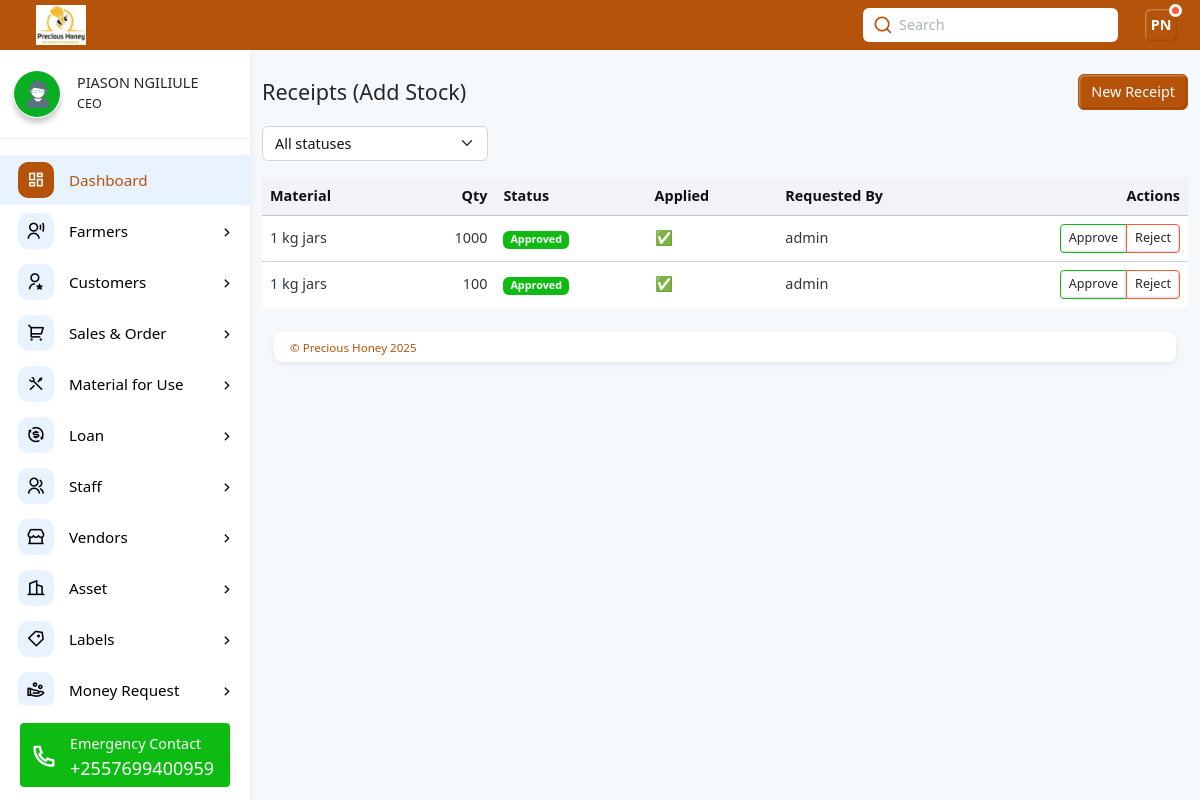
The page /materials/receipts/ (signed in) on the database its author committed.
### web/models.py (models this page shows, shortened)
class Staff(models.Model):
    user = models.OneToOneField(MyUser, on_delete=models.CASCADE)  # badala ya ForeignKey
    first_name = models.CharField(max_length=100)
    middle_name = models.CharField(max_length=100, blank=True, null=True)
    last_name = models.CharField(max_length=100)
    gender = models.CharField(max_length=10, choices=[('male', 'Male'), ('female', 'Female')])
    village = models.CharField(max_length=100)
    ward = models.CharField(max_length=100)
    district = models.CharField(max_length=100)
    region = models.CharField(max_length=100)
    designation = models.CharField(max_length=100)
    mobile_number = models.CharField(max_length=15)
    nin_number = models.CharField(max_length=20, blank=True, null=True)
    postal_code = models.CharField(max_length=10, blank=True, null=True)
    email = models.EmailField(unique=True)
    username = models.CharField(max_length=100, unique=True)
    profile_picture = models.FileField(upload_to="home/", blank=True, null=True, help_text="Optional")
    date_joined = models.DateTimeField(auto_now_add=True, null=True)
    def initials(self):
        return f"{self.first_name[0].upper()}{self.last_name[0].upper()}"

class BaseFlow(models.Model):
    STATUS_CHOICES = [
        ("pending", "Pending"),
        ("approved", "Approved"),
        ("rejected", "Rejected"),
    ]
    material = models.ForeignKey(Material, on_delete=models.PROTECT, related_name="%(class)ss")
    quantity = models.PositiveIntegerField()
    status = models.CharField(max_length=10, choices=STATUS_CHOICES, default="pending")
    note = models.TextField(blank=True, null=True)
    requested_by = models.ForeignKey(User, null=True, blank=True, on_delete=models.SET_NULL, related_name="%(class)s_requests")
    decided_by = models.ForeignKey(User, null=True, blank=True, on_delete=models.SET_NULL, related_name="%(class)s_decisions")
    applied = models.BooleanField(default=False, editable=False)  # has stock mutation been applied?
    created_at = models.DateTimeField(auto_now_add=True)
    decided_at = models.DateTimeField(blank=True, null=True)
    class Meta:
        abstract = True
        ordering = ["-created_at"]

class MaterialReceipt(BaseFlow):
    """
    Increases stock when approved.
    """

class Material(models.Model):
    name = models.CharField(max_length=80, unique=True)
    unit = models.CharField(max_length=10, choices=UNIT_CHOICES, default="pcs")
    stock = models.PositiveIntegerField(default=0, help_text="Current stock in pieces")
    is_active = models.BooleanField(default=True)
    created_at = models.DateTimeField(auto_now_add=True)
    class Meta:
        ordering = ["name"]
        indexes = [models.Index(fields=["name"]), models.Index(fields=["is_active"])]

class MyUser(AbstractBaseUser):
    email=models.EmailField(verbose_name="email", max_length=100, unique=True)
    username=models.CharField(verbose_name="user name", max_length=100, unique=True)
    date_joined=models.DateTimeField(verbose_name="date joined", auto_now_add=True)
    last_login=models.DateTimeField(verbose_name="last login", auto_now=True)
    is_admin=models.BooleanField(default=False)
    is_active=models.BooleanField(default=True)
    is_staff=models.BooleanField(default=True)
    is_superuser=models.BooleanField(default=False)
    hide_email = models.BooleanField(default=True)
    USERNAME_FIELD="email"
    REQUIRED_FIELDS=['username']
    objects=MyUserManager()
    def __str__(self):
        return self.username

### web/views.py (the view)
# urls.py: path("materials/receipts/", views.receipt_list, name="receipt_list"),
@login_required(login_url="signin")
def receipt_list(request):
    staff = get_object_or_404(Staff, email=request.user.email, username=request.user.username)
    staff = Staff.objects.get(user=request.user)
    initials = staff.initials()  # piga method ya initials
    qs = MaterialReceipt.objects.select_related("material").all()
    status = request.GET.get("status")
    if status in {"pending", "approved", "rejected"}:
        qs = qs.filter(status=status)
    page_obj = Paginator(qs, 20).get_page(request.GET.get("page"))
    context = {
        "page_obj": page_obj,
        "status": status,
        "designation": staff.designation,
        "first_name": staff.first_name,
        "last_name": staff.last_name,
        "profile_picture": staff.profile_picture,
        "initials": initials,
    }
    return render(request, "web/receipt_list.html", context)

### web/templates/web/receipt_list.html (shortened to what this page needs)
{% extends "web/base.html" %}
{% block content %}
<div class="container mt-4">
  <div class="d-flex align-items-center gap-2 mb-3">
    <h4 class="mb-0">Receipts (Add Stock)</h4>
    <a href="{% url 'receipt_create' %}" class="btn btn-primary ms-auto">New Receipt</a>
  </div>
  <form method="get" class="row g-2 mb-3">
    <div class="col-sm-3">
      <select name="status" class="form-select" onchange="this.form.submit()">
        <option value="">All statuses</option>
      </select>
    </div>
  </form>
  <div class="table-responsive">
    <table class="table table-hover align-middle">
      <thead class="table-light">
        <tr>
          <th>Material</th>
          <th class="text-end">Qty</th>
          <th>Status</th>
          <th>Applied</th>
          <th>Requested By</th>
          <th style="width:200px" class="text-end">Actions</th>
        </tr>
      </thead>
      <tbody>
        {% for r in page_obj.object_list %}
        <tr>
          <td>{{ r.material.name }}</td>
          <td class="text-end">{{ r.quantity }}</td>
          <td><span class="badge bg-{% if r.status == 'approved' %}success{% elif r.status == 'rejected' %}secondary{% else %}warning text-dark{% endif %}">
            {{ r.status|title }}</span></td>
          <td>{% if r.applied %}✅{% else %}—{% endif %}</td>
          <td>{{ r.requested_by|default:"—" }}</td>
          <td class="text-end">
            <div class="btn-group">
              <a href="{% url 'receipt_approve' r.id %}" class="btn btn-sm btn-outline-success">Approve</a>
              <a href="{% url 'receipt_reject' r.id %}" class="btn btn-sm btn-outline-danger">Reject</a>
            </div>
          </td>
        </tr>
        {% empty %}
        <tr><td colspan="6" class="text-center text-muted py-4">No receipts.</td></tr>
        {% endfor %}
      </tbody>
    </table>
  </div>
</div>
{% endblock %}

### web/templates/web/base.html (shortened to what this page needs)
{% load static %}
<!DOCTYPE html><html lang="en"><head>
    <link rel="stylesheet" href="{% static 'web/css/remixicon.css' %}">
    <link rel="stylesheet" href="{% static 'web/css/main.min.css' %}">
    <link rel="stylesheet" href="{% static 'web/css/OverlayScrollbars.min.css' %}">
  </head>
  <body>
    <div class="page-wrapper">
      <div class="app-header d-flex align-items-center">
        <div class="app-brand ms-3">
          <a href="{% url 'home' %}" class="d-lg-block d-none">
            <img src="{% static 'web/images/logo6.jpg' %}" class="logo" alt="Precious Honey Information Management System">
          </a>
        </div>
        <div class="header-actions">
          {% if user.is_authenticated %}
          <div class="search-container d-lg-block d-none mx-3">
            <input type="text" class="form-control" id="searchId" placeholder="Search">
            <i class="ri-search-line"></i>
          </div>
          {% endif %}
          {% if user.is_authenticated %}
          <div class="dropdown ms-2">
            <a id="userSettings" class="dropdown-toggle d-flex align-items-center" href="#!" role="button" data-bs-toggle="dropdown" aria-expanded="false">
              <div class="avatar-box">{{ initials }}<span class="status busy"></span></div>
            </a>
          </div>
          {% endif %}
        </div>
      </div>
      <div class="main-container">
        {% if user.is_authenticated %}
        <nav id="sidebar" class="sidebar-wrapper">
          <div class="sidebar-profile">
            {% if profile_picture %}
            <img src=" {{profile_picture.url}}" class="img-shadow img-3x me-3 rounded-5" alt="Precious Honey Management System">
            {% else %}
            <img src="{% static 'web/images/profile2.jpg' %}" class="img-shadow img-3x me-3 rounded-5" alt="Precious Honey Management System">
            {% endif %}
            <div class="m-0">
              <h6 class="mb-1 profile-name text-nowrap text-truncate">{{first_name}} {{last_name}}</h6>
              <p class="m-0 small profile-name text-nowrap text-truncate">{{designation}}</p>
            </div>
          </div>
          <div class="sidebarMenuScroll">
            <ul class="sidebar-menu">
              <li class="active current-page">
                <a href="{% url 'home' %}">
                  <i class="ri-dashboard-line"></i>
                  <span class="menu-text">Dashboard</span>
                </a>
              </li>
              {% if designation == "Collection Officer" or designation == "CEO" or designation == "Manager" or designation == "Store Keeper" or designation == "Bee Keeper" %}
              <li class="treeview">
                <a href="#!">
                  <i class="ri-user-voice-line"></i>
                  <span class="menu-text">Farmers</span>
                </a>
              </li>
              {% endif %}
              {% if designation == "CEO" or designation == "Manager" or designation == "Vendors" or designation == "Marketing Officer" or designation == "Finance Officer" or designation == "Store Keeper" %}
              <li class="treeview">
                <a href="#!">
                  <i class="ri-user-star-line"></i>
                  <span class="menu-text">Customers</span>
                </a>
              </li>
              {% endif %}
              {% if designation == "CEO" or designation == "Manager" or designation == "Finance Officer" or designation == "Marketing Officer" or designation == "Store Keeper" %}
              <li class="treeview">
                <a href="#!">
                  <i class="ri-shopping-cart-2-line"></i>
                  <span class="menu-text">Sales & Order</span>
                </a>
              </li>
              {% endif %}
              {% if designation == "CEO" or designation == "Manager" or designation == "Store Keeper" or designation == "Factory Manager" %}
              <li class="treeview">
                <a href="#!">
                  <i class="ri-tools-line"></i>
                  <span class="menu-text">Material for Use</span>
                </a>
              </li>
              {% endif %}
              {% if designation == "CEO" or designation == "Manager" %}
              <li class="treeview">
                <a href="#!">
                  <i class="ri-exchange-dollar-line"></i>
                  <span class="menu-text">Loan</span>
                </a>
              </li>
              {% endif %}
              {% if designation == "CEO" or designation == "Manager" %}
              <li class="treeview">
                <a href="#!">
                  <i class="ri-group-line"></i>
                  <span class="menu-text">Staff</span>
                </a>
              </li>
              {% endif %}
              {% if designation == "CEO" or designation == "Marketing Officer" or designation == "Manager" %}
              <li class="treeview">
                <a href="#!">
                  <i class="ri-store-2-line"></i>
                  <span class="menu-text">Vendors</span>
                </a>
              </li>
              {% endif %}
              {% if designation == "CEO" or designation == "Manager" or designation == "Store Keeper" %}
              <li class="treeview">
                <a href="#!">
                  <i class="ri-building-2-line"></i>
                  <span class="menu-text">Asset</span>
                </a>
              </li>
              {% if designation == "CEO" or designation == "Manager" or designation == "Store Keeper" %}
              <li class="treeview">
                <a href="#!">
                  <i class="ri-price-tag-3-line"></i>
                  <span class="menu-text">Labels</span>
                </a>
              </li>
              {% endif %}
              {% endif %}
              <li class="treeview">
                <a href="#!">
                  <i class="ri-hand-coin-line"></i>
                  <span class="menu-text">Money Request</span>
                </a>
              </li>
            </ul>
          </div>
          <div class="sidebar-contact">
            <p class="fw-light mb-1 text-nowrap text-truncate">Emergency Contact</p>
            <h5 class="m-0 lh-1 text-nowrap text-truncate">+2557699400959</h5>
            <i class="ri-phone-line"></i>
          </div>
        </nav>
        {% endif %}
      <div class="app-container">
        {% block content %}
        {% endblock %}
      </div>
          <div class="app-footer bg-white">
            <span>© Precious Honey {% now "Y" %}</span>
        </div>
        </div>
      </div>
</body></html>

### web/templates/web/base.html (style rules this page uses)
:root { --honey-50: #fff8e6; --honey-100:#fdecc2; --honey-300:#fbcf77; --honey-400:#fbbf24; --honey-500:#f59e0b; --honey-700:#b45309; --ink:#111; }

### rows shown on the page
Staff: first_name "PIASON", last_name "NGILIULE", designation "CEO"
MaterialReceipt: material.name "1 kg jars", quantity "1000", status "Approved", requested_by "admin"
MaterialReceipt: material.name "1 kg jars", quantity "100", status "Approved", requested_by "admin"

### other values the page prints
{{ initials }} "PN"
